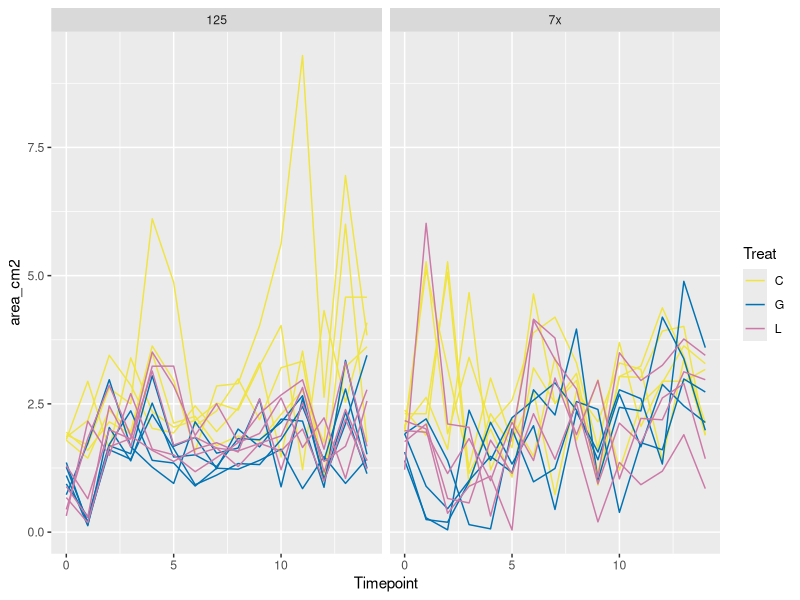
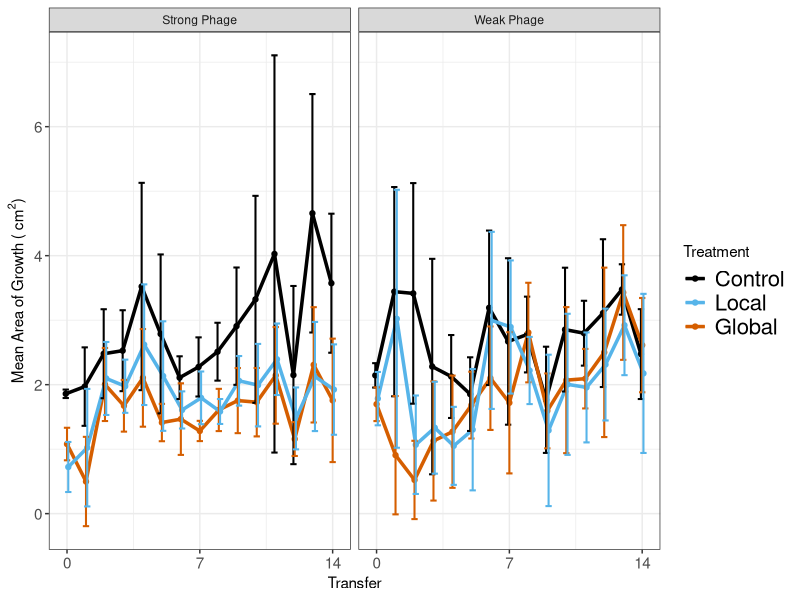
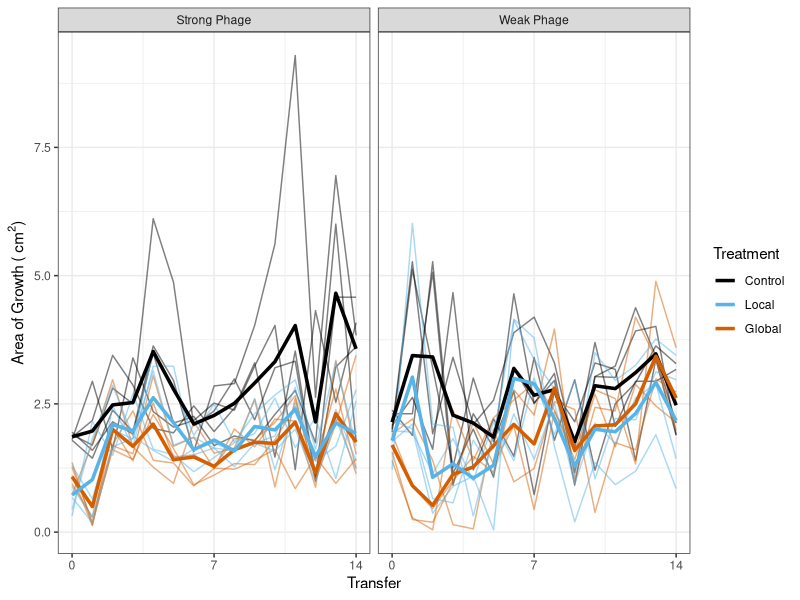
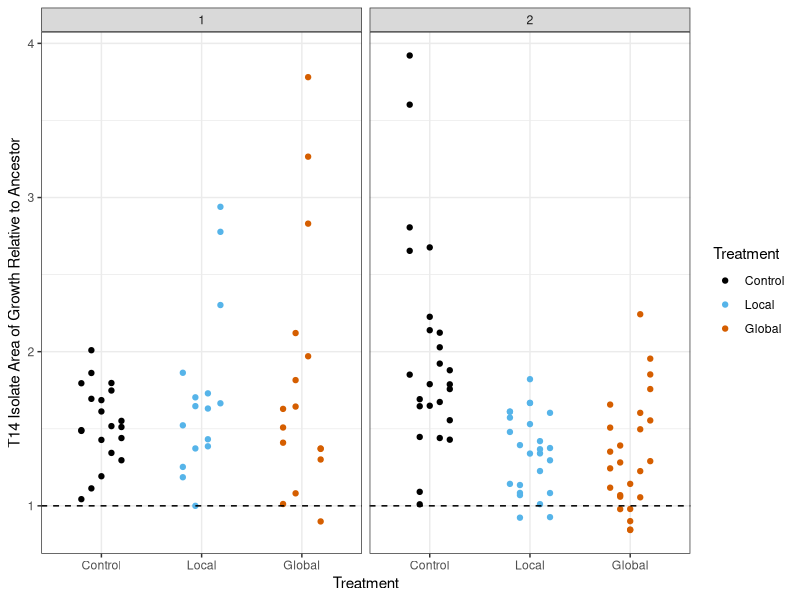
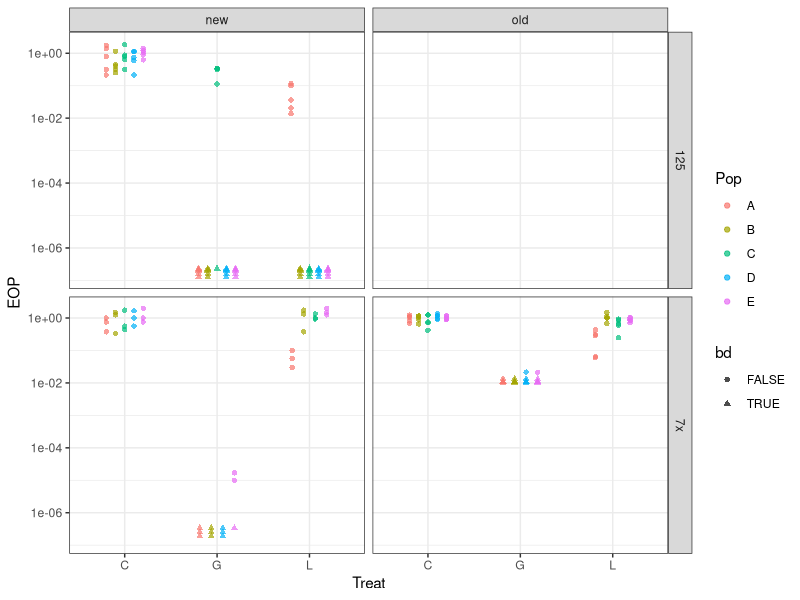
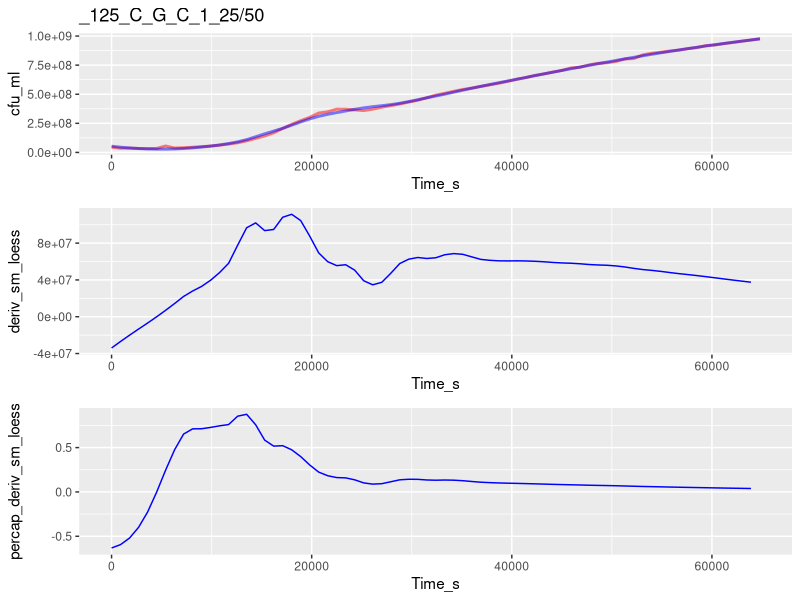
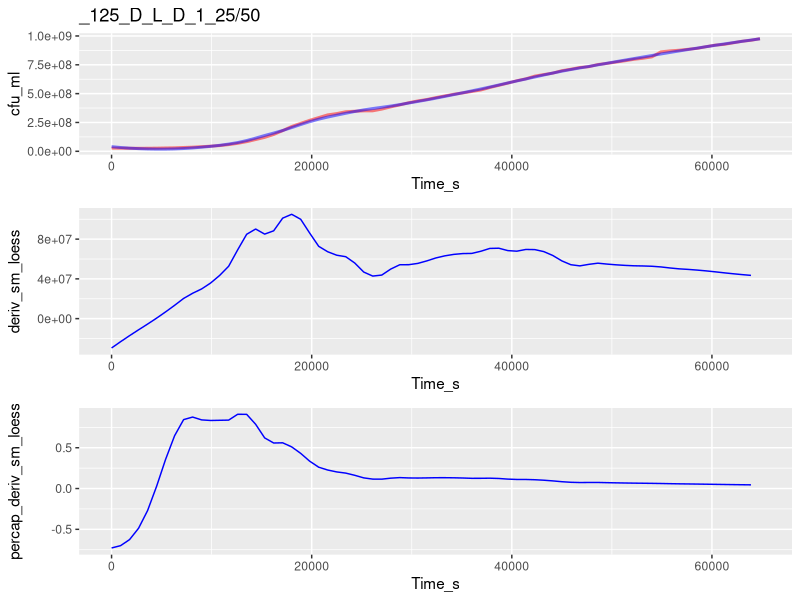
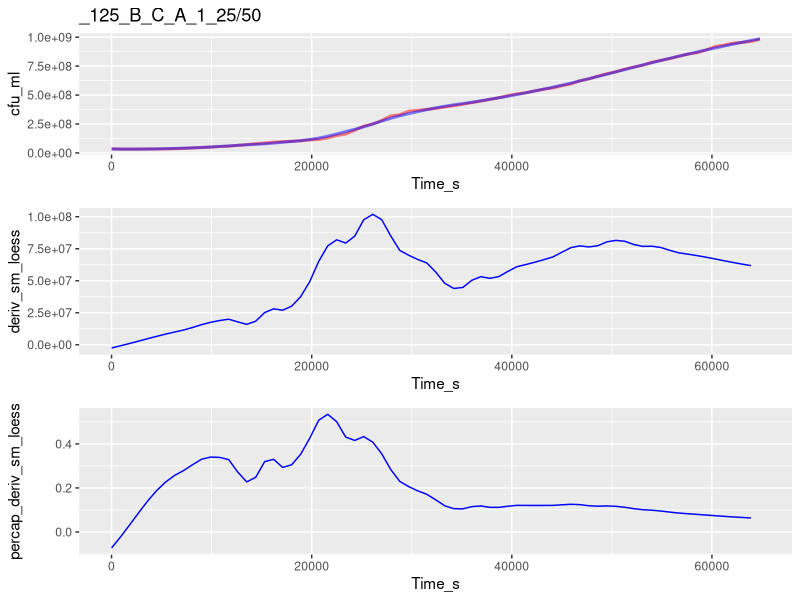

R code for these plots, in order: (Note: this script raises an error after producing the figures.)
##TODO: 
##      migration stats
##      growth curve analysis
##      growth curve stats
##      

library("ggplot2")
library("dplyr")
library("data.table")

#Okabe and Ito 2008 colorblind-safe qualitative color scale
my_cols <- c("#E69F00", "#56B4E9", "#009E73", "#F0E442", "#0072B2",
             "#D55E00", "#CC79A7", "#000000")

#Need to split this into 2 scripts: one to take the messy data
# (e.g. isolate information in underscore formats, etc)
#and get it cleaned up, then output those clean data
#And another to take the clean data & analyze it
#Then put the messy data in one folder and the clean data in another folder
#Along with the separate scripts
#So when it's published, can just tell people to re-run the clean data script

#need to make Rep vs Pop consistent
#redo all analysis using dplyr
#redo analysis using vectorization
#include std curve for spec in this code (it may alread be there???)
#Do a scripted analysis of how much to smoothe gc data (not manually checking)
# #to be done later:
# #define function to get means of rates
# mean_rates <- function(sub_by_list, my_data)
# analyze additional plate scans
#change resistance to be by treat then by pop
#Change growth rate for ancestor to dotted line

##Experimental evolution migration ----
exper_evol_migr <- read.csv("./Clean_Data/Experimental_evolution_growth.csv")

#Drop points after T14
exper_evol_migr <- exper_evol_migr[exper_evol_migr$Timepoint <= 14, ]

#Calculate total area
exper_evol_migr$area_cm2 <- pi*exper_evol_migr$Width_cm/2*exper_evol_migr$Height_cm/2

#Make plot with all pops shown
ggplot(data = exper_evol_migr,
       aes(x = Timepoint, y = area_cm2, group = paste(Treat, Pop),
           color = Treat)) +
  geom_line() +
  scale_color_manual(values = my_cols[c(4, 5, 7)]) +
  facet_grid(~Proj)

#Summarize
exper_evol_migr <- group_by(exper_evol_migr, Proj, Treat, Timepoint)
exper_evol_summ <- summarize(exper_evol_migr,
                             area_mean = mean(area_cm2),
                             area_sd = sd(area_cm2),
                             area_n = n())

#Make plot of summarized data
my_facet_labels <- c("7x" = "Weak Phage", "125" = "Strong Phage")

ggplot(data = exper_evol_summ, aes(x = Timepoint, y = area_mean,
                                   color = Treat)) +
  geom_point(position = position_dodge(0.2)) + 
  geom_line(size = 1.2, position = position_dodge(0.2)) +
  theme_bw() +
  theme(axis.text.y = element_text(size = 11), axis.text.x = element_text(size = 11),
        legend.text = element_text(size = 16)) +
  facet_grid(~Proj, labeller = labeller(Proj = my_facet_labels)) +
  geom_errorbar(aes(ymax = area_mean+area_sd, ymin = area_mean-area_sd),
                width=1, size = .7, position=position_dodge(0.2)) +
  labs(x = "Transfer", 
       y = expression(paste("Mean Area of Growth ( ", cm^2, ")"))) + 
  scale_color_manual(name = "Treatment", breaks = c("C", "L", "G"),
                  labels = c("Control", "Local", "Global"),
                  values = my_cols[c(8, 2, 6)]) +
  scale_x_continuous(breaks = c(0, 7, 14)) +
  NULL

#Make plot with both summarized and non-summarized data
ggplot(data = exper_evol_migr,
               aes(x = Timepoint, y = area_cm2, group = paste(Treat, Pop),
                   color = Treat)) +
         geom_line(alpha = 0.5) +
         facet_grid(~Proj, labeller = labeller(Proj = my_facet_labels)) +
  theme_bw() +
  geom_line(data = exper_evol_summ,
            aes(x = Timepoint, y = area_mean, color = Treat,
                group = Treat),
            size = 1.2) +
  labs(x = "Transfer", 
       y = expression(paste("Area of Growth ( ", cm^2, ")"))) + 
  scale_color_manual(name = "Treatment", breaks = c("C", "L", "G"),
                     labels = c("Control", "Local", "Global"),
                     values = my_cols[c(8, 2, 6)]) +
  scale_x_continuous(breaks = c(0, 7, 14)) +
  NULL
    

##Isolate migration ----
isol_migration <- read.csv("./Clean_Data/Isolate_migration.csv")

#Calculate total area
isol_migration$area_cm2 <- pi*isol_migration$Width_cm/2*isol_migration$Height_cm/2

#Calculate total area relative to same-day ancestor
ancestors <- isol_migration[isol_migration$Isol == "Anc", ]
isol_migration$relative_area <-
  isol_migration$area_cm2/ancestors$area_cm2[
    match(as.Date(isol_migration$end_timestamp),
          as.Date(ancestors$end_timestamp))]

#Plot data
my_facet_labels <- c("7x" = "Weak Phage", 
                     "125" = "Strong Phage",
                     "C" = "Control", "G" = "Global", "L" = "Local",
                     "A" = "WT")

ggplot(isol_migration[isol_migration$Isol != "Anc", ], 
       aes(x = Treat, y = relative_area, color = Treat,
           group = Pop)) +
  geom_point(position = position_dodge(0.5)) +
  facet_grid(~Proj, labeller = labeller(Proj = my_facet_labels)) +
  theme_bw() + 
  labs(y = "T14 Isolate Area of Growth Relative to Ancestor",
       x = "Treatment") +
  geom_hline(yintercept = 1, lty = 2) +
  scale_x_discrete(limits = c("C", "L", "G"),
                   labels = c("Control", "Local", "Global")) +
  scale_color_manual(name = "Treatment", breaks = c("C", "L", "G"),
                     labels = c("Control", "Local", "Global"),
                     values = my_cols[c(8, 2, 6)]) +
  NULL

## Isolate resistance ----
resis_data <- read.csv("./Clean_Data/Isolate_resistance.csv",
                       stringsAsFactors = F)

#calculate EOP for ea isol
resis_data$EOP <- NA
resis_data$bd <- F
#First Handle below-detection points
my_rows <- which(resis_data$PFU == 0)
resis_data$pfu_ml[my_rows] <- 1*resis_data$dilution[my_rows]
resis_data$bd[my_rows] <- T
#Then calculate all EOPs
for (i in 1:nrow(resis_data)) {
  my_sub <- subset(resis_data, resis_data$Date == resis_data$Date[i])
  resis_data$EOP[i] <- resis_data$pfu_ml[i]/
    mean(my_sub[my_sub$Treat == "Anc",]$pfu_ml)
}

#Add flag for old vs new approach
resis_data$approach <- NA
resis_data$approach[1:70] <- "old"
resis_data$approach[71:nrow(resis_data)] <- "new"

ggplot(resis_data[resis_data$Treat != "Anc", ], 
       aes(x = Treat, y = EOP, color = Pop,
           shape = bd, group = Pop)) +
  facet_grid(Proj~approach) +
  geom_point(position = position_dodge(width = 0.5),
             alpha = 0.7) +
  scale_y_continuous(trans = "log10") +
  theme_bw()

# #For local viewing
# ggplot(resis_data[resis_data$Treat != "A", ], aes(x = Treat, y = 1-EOP)) +
#   scale_x_discrete(name = "Treatment") +
#   ylab("Resistance to Phage") +
#   facet_grid(Proj~Pop, labeller = labeller(Proj = my_facet_labels)) +
#   geom_dotplot(binaxis = "y", stackdir = "center", binwidth = 0.01, 
#                dotsize = 3) +
#   # geom_jitter(width = 0.2, height = 0, size = 2) +
#   theme_bw() + ggtitle("Population") +
#   theme(plot.title = element_text(size = 12, hjust = 0.5), 
#         axis.title = element_text(size = 12),
#         axis.text.x = element_text(color = "black", size = 12)) +
#   geom_hline(yintercept = 0, linetype = "dotted", size = 1.5)
# 
# #For poster
# png("resis_isols.png", width = 14, height = 9, units = "in", res = 300)
# ggplot(resis_data[resis_data$Treat != "A", ], aes(x = Treat, y = 1-EOP)) +
#   scale_x_discrete(name = "Treatment") +
#   ylab("Resistance to Phage") +
#   facet_grid(Proj~Pop, labeller = labeller(Proj = my_facet_labels)) +
#   geom_dotplot(binaxis = "y", stackdir = "center", binwidth = 0.02, 
#                dotsize = 2) +
#   theme_bw() + ggtitle("Population") +
#   theme(plot.title = element_text(size = 24, hjust = 0.5), 
#         axis.title = element_text(size = 24),
#         axis.text = element_text(color = "black", size = 20),
#         strip.text = element_text(size = 24)) +
#   geom_hline(yintercept = 0, linetype = "dotted", size = 1.5)
# dev.off()
# 
# #resistance vs growth
# gc_resis_data <- merge(resis_data, gc_mppti)
# gc_resis_mppt <- group_by(gc_resis_data, Media, Proj, Pop, Treat)
# gc_resis_mppt <- summarize(gc_resis_mppt, avg_eop = mean(EOP),
#                            avg_gr = mean(gr_max_avg))
# 
# #Make plot of all isolates
# ggplot(gc_resis_data, aes(x = 1-EOP, y = gr_max_avg)) +
#   geom_point() + 
#   facet_grid(Media~., labeller = labeller(Media = my_facet_labels)) +
#   geom_smooth(method = "lm") +
#   labs(x = "Resistance", y = "Per Capita Growth Rate (/hour)")
# 
# summary(lm(gr_max_avg~Media*EOP, data = gc_resis_data))
# 
# #Make plot of all pops
# #For local viewing
# ggplot(gc_resis_mppt, aes(x = 1-avg_eop, y = avg_gr)) +
#   geom_point(size = 2, aes(pch = Treat)) + 
#   scale_shape_manual(values = c(3, 15, 16, 17), name = "Treatment",
#                      breaks = c("A", "C", "G", "L"),
#                      labels = c("WT", "Control", "Global", "Local")) +
#   facet_grid(Media~Proj, labeller = labeller(Media = my_facet_labels,
#                                              Proj = my_facet_labels)) +
#   geom_smooth(method = "lm") +
#   labs(x = "Resistance", y = "Average Per Capita Growth Rate (/hour)") +
#   theme_bw()
# 
# #For poster
# png("resis_gc_tradeoff.png", width = 10, height = 7, units = "in",
#     res = 300)
# ggplot(gc_resis_mppt, aes(x = 1-avg_eop, y = avg_gr)) +
#   geom_point(size = 4, aes(pch = Treat)) + 
#   scale_shape_manual(values = c(3, 15, 16, 17), name = "Treatment",
#                      breaks = c("A", "C", "G", "L"),
#                      labels = c("WT", "Control", "Global", "Local")) +
#   facet_grid(Proj~Media, labeller = labeller(Media = my_facet_labels,
#                                              Proj = my_facet_labels)) +
#   geom_smooth(method = "lm", se = F) +
#   labs(x = "Resistance", y = "Average Maximum Per Capita Growth Rate (/hr)") +
#   theme_bw() +
#   theme(axis.text = element_text(size = 16),
#         strip.text = element_text(size = 20),
#         axis.title = element_text(size = 20),
#         legend.title = element_text(size = 20),
#         legend.text = element_text(size = 16))
# dev.off()
# 
# summary(lm(avg_gr~avg_eop*Media, data = gc_resis_mppt))
# 


##Isolate growth curves ----

#Read data
gc_data <- read.csv("./Clean_Data/Isolate_growth_curves.csv",
                    header = T, stringsAsFactors = F)

#Make unique well identifiers
gc_data$uniq_well <- paste(gc_data$Date,
                           gc_data$Proj,
                           gc_data$Pop,
                           gc_data$Treat,
                           gc_data$Isol,
                           gc_data$Rep_Well,
                           gc_data$Media,
                           sep = "_")

#reorder
gc_data <- gc_data[order(gc_data$uniq_well, gc_data$Time_s), ]

#Define function that calculates derivatives
calc_deriv <- function(density, percapita = FALSE,
                          subset_by = NULL, time = NULL,
                          time_normalize = NULL) {
  #Note! density values must be sorted sequentially into their unique sets already
  
  #Provided a vector of density values, this function returns (by default) the
  # difference between sequential values
  #if percapita = TRUE, the differences of density are divided by density
  #if subset_by is provided, it should be a vector (same length as density),
  # the unique values of which will separate calculations
  #if time_normalize is specified, time should be provided as a simple 
  # numeric (e.g. number of seconds) in some unit
  #Then the difference will be normalized for the time_normalize value
  #(e.g. if time is provided in seconds and the difference per hour is wanted,
  # time_normalize should = 3600)
  
  #Check inputs
  if (!is.numeric(time)) {
    stop("time is not numeric")
  }
  if (!is.null(time_normalize)) {
    if (!is.numeric(time_normalize)) {
      stop("time_normalize is not numeric")
    } else if (is.null(time)) {
      stop("time_normalize is specified, but time is not provided")
    }
  }
  
  #Calc derivative
  ans <- c(density[2:length(density)]-density[1:(length(density)-1)])
  #Percapita (if specified)
  if (percapita) {
    ans <- ans/density[1:(length(density)-1)]
  }
  #Time normalize (if specified)
  if (!is.null(time_normalize)) {
    ans <- ans/
      (c(time[2:length(time)]-time[1:(length(time)-1)])/time_normalize)
  }
  #Subset by (if specified)
  if (!is.null(subset_by)) {
    ans[subset_by[2:length(subset_by)] != subset_by[1:(length(subset_by)-1)]] <- NA
  }
  return(c(ans, NA))
}

#Smooth data
gc_data$sm_loess <- NA
for (my_well in unique(gc_data$uniq_well)) {
  my_rows <- which(gc_data$uniq_well == my_well)
  #Smooth with loess
  gc_data$sm_loess[my_rows] <- loess(cfu_ml ~ Time_s, span = 0.4,
                                             data = gc_data[my_rows, ])$fitted
}

#Calculate growth per hour from loess curve
gc_data$deriv_sm_loess <- calc_deriv(gc_data$sm_loess,
                                     subset_by = gc_data$uniq_well,
                                     time = gc_data$Time_s,
                                     time_normalize = 3600)

#Calculate per capita growth per hour from loess curve
gc_data$percap_deriv_sm_loess <- calc_deriv(gc_data$sm_loess,
                                            percapita = TRUE,
                                            subset_by = gc_data$uniq_well,
                                            time = gc_data$Time_s,
                                            time_normalize = 3600)
  

#Calculate per capita growth per hour from original curve
# (for visual comparison)
# gc_data$percap_deriv_cfu <- calc_deriv(gc_data$cfu_ml,
#                                        percapita = TRUE,
#                                        subset_by = gc_data$uniq_well,
#                                        time = gc_data$Time_s,
#                                        time_normalize = 3600)

#View samples of original & smoothed curves
# as well as derivatives (per cap & not) of both orig and smoothed curves
for (my_well in sample(unique(gc_data$uniq_well), 3)) {
  my_rows <- which(gc_data$uniq_well == my_well)
  
  print(cowplot::plot_grid(
    ggplot(data = gc_data[my_rows, ],
           aes(x = Time_s, y = cfu_ml)) +
      geom_line(color = "red", lwd = 1, alpha = 0.5) +
      geom_line(aes(x = Time_s, y = sm_loess),
                color = "blue", lwd = 1, alpha = 0.5) +
      ggtitle(gc_data[my_rows[1], "uniq_well"]) +
      #geom_hline(yintercept = 383404890) +
      NULL,
    ggplot(data = gc_data[my_rows, ],
           aes(x = Time_s, y = deriv_sm_loess)) +
      geom_line(color = "blue") +
      NULL,
    ggplot(data = gc_data[my_rows, ],
           aes(x = Time_s, y = percap_deriv_sm_loess)) +
      geom_line(color = "blue") +
      # geom_line(aes(x = Time_s, y = percap_deriv_cfu),
      #           color = "red") +
      NULL,
    ncol = 1, align = "v"))
}

find_local_extrema <- function(values, 
                               return_maxima = TRUE,
                               return_minima = TRUE,
                               width_limit = NULL,
                               height_limit = NULL,
                               remove_endpoints = TRUE,
                               na.rm = FALSE) {
  #Takes a vector of values and returns a vector of the indices
  # of all local value extrema (by default, returns both maxima and minima)
  # To only return maxima or minima, change return_maxima/return_minima to FALSE

  #width_limit and/or height_limit must be provided
  #Width is how wide the window will be to look for a maxima/minima
  # Narrower width will be more sensitive to narrow local maxima/minima
  # Wider width will be less sensitive to narrow local maxima/minima
  #Height is how high or low a single step is allowed to take
  # e.g. a maxima-finding function will not pass a valley deeper
  # than height_limit
  #Note that this also limits approaches to extrema, so if set too small
  # function may converge on non-peaks
  #If both width_limit and height_limit are provided, steps are limited
  # conservatively (a single step must meet both criteria)
  
  #This function is designed to be compatible with dplyr::group_by and summarize
  
  #Check inputs
  if (!return_maxima & !return_minima) {
    stop("Both return_maxima and return_minima are FALSE, at least one must be TRUE")
  }
  if (is.null(width_limit) & is.null(height_limit)) {
    stop("Either width_limit or height_limit must be provided")
  }
  if (!is.null(width_limit)) {
    if (width_limit%%2 == 0) {
      warning("width_limit must be odd, will use ", width_limit-1, " as width_limit")
      width_limit <- width_limit - 1
    }
  }
  if (is.null(width_limit) & !is.null(height_limit)) {
    warning("height_limit alone tends to be sensitive to height_limit parameter, use with caution")
  }
  if (na.rm == TRUE & sum(is.na(values)) > 0) {
    if (!all(is.na(values[(1+length(values)-sum(is.na(values))):length(values)]))) {
      warning("Removing NAs found within values vector, returned indices will refer to non-NA values")
      print(values)
    }
    values <- values[!is.na(values)]
  } else if(any(is.na(values))) {
    stop("Some provided values are NA and na.rm = FALSE")
  }
  
  #Define sub-function to find limits of the window
  get_window_limits <- function(cnt_pos,
                                width_limit = NULL,
                                height_limit = NULL,
                                looking_for = c("minima", "maxima"),
                                values = NULL) {
    #Check inputs
    if (length(looking_for) > 1) {stop("looking_for must be specified")}
    if (!is.null(height_limit) & is.null(values)) {
        stop("height_limit is specified, but no values are provided")
    }
    if (is.null(width_limit) & is.null(height_limit)) {
      stop("Either width_limit or height_limit must be provided")
    }
    
    #Define window limits
    window_start <- c(NA, NA)
    if (!is.null(width_limit)) { #using width limit
      window_start[1] <- max(c(1, cnt_pos-floor(width_limit/2)))
    }
    if (!is.null(height_limit)) { #using height limig
      #For startpoint height, we want the latest point that is
      #behind of our current point and
      #either:
      # below current height - height limit
      # or above current height + height limit
      #Then we move one place forward 
      # (so it's the last value w/in height limit)
        window_start[2] <- max(c(1,
                                 1+which(1:length(values) < cnt_pos &
                                         (values >= (values[cnt_pos] + height_limit) |
                                            values <= (values[cnt_pos] - height_limit)))))
        #Make sure we're going at least 1 point backwards
        if(window_start[2] >= cnt_pos) {window_start[2] <- cnt_pos-1}
    }
    window_end <- c(NA, NA)
    if (!is.null(width_limit)) { #using width limit
      window_end[1] <- min(c(length(values), cnt_pos+floor(width_limit/2)))
    }
    if (!is.null(height_limit)) { #using height limit
        #For endpoint height, we want the earliest point that is
        #forward of our current point and
        #either:
        # below current height - height limit
        # or above current height + height limit
        #Then we move one place back 
        # (so it's the last value w/in height limit)
        window_end[2] <- min(c(length(values),
                               -1+which(1:length(values) > cnt_pos & #not backwards
                                    (values <= (values[cnt_pos] - height_limit) |
                                      values >= (values[cnt_pos] + height_limit)))))
        #Make sure we're going at least one point forwards
        if (window_end[2] <= cnt_pos) {window_end[2] <- cnt_pos+1}
    }
    return(c(max(window_start, na.rm = T), min(window_end, na.rm = T)))
  }
  
  find_next_extrema <- function(cnt_pos, values,
                        width_limit = NULL,
                        height_limit = NULL,
                        looking_for = c("minima", "maxima")) {
    if (cnt_pos == length(values)) {best_pos <- cnt_pos-1
    } else {best_pos <- cnt_pos+1}
    
    #Save the starting position so we never go backwards
    start_pos <- cnt_pos
    
    ##Looking for next maxima
    if(looking_for == "maxima") {
      while (cnt_pos != best_pos) {
        #Move the previous best pointer to current pointer location
        best_pos <- cnt_pos
        #Get next window limits
        window_lims <- get_window_limits(cnt_pos = cnt_pos,
                                         width_limit = width_limit,
                                         height_limit = height_limit,
                                         looking_for = "maxima",
                                         values = values)
        #Make sure we're not going backwards
        window_lims <- c(max(start_pos, window_lims[1]),
                         max(start_pos, window_lims[2]))
        #Then move current pointer to highest point within window
        # (making sure not to check non-integer indices, or indices below 1 or
        #  higher than the length of the vector)
        cnt_pos <- window_lims[1]-1+which.max(values[window_lims[1]:window_lims[2]])
      }
    ##Looking for next minima
    } else if (looking_for == "minima") {
      while (cnt_pos != best_pos) {
        #Move the previous best pointer to current pointer location
        best_pos <- cnt_pos
        #Get next window limits
        window_lims <- get_window_limits(cnt_pos = cnt_pos,
                                         width_limit = width_limit,
                                         height_limit = height_limit,
                                         looking_for = "minima",
                                         values = values)
        #Make sure we're not going backwards
        window_lims <- c(max(start_pos, window_lims[1]),
                         max(start_pos, window_lims[2]))
        #Then move current pointer to lowest point within window
        # (making sure not to check non-integer indices, or indices below 1 or
        #  higher than the length of the vector)
        cnt_pos <- window_lims[1]-1+which.min(values[window_lims[1]:window_lims[2]])
      }
    }
    return(best_pos)
  }
  
  cnt_pos <- 1
  ##Find first maxima
  maxima_list <- c(find_next_extrema(cnt_pos, values,
                                     width_limit = width_limit,
                                     height_limit = height_limit,
                                     looking_for = "maxima"))
  ##Find first minima
  minima_list <- c(find_next_extrema(cnt_pos, values,
                                     width_limit = width_limit,
                                     height_limit = height_limit,
                                     looking_for = "minima"))
  
  ##Check for next extrema until...
  while (TRUE) {
    #we're finding repeats
    if (any(duplicated(c(minima_list, maxima_list)))) {break}
    #or we hit the end of the values
    if (length(values) %in% c(maxima_list, minima_list)) {
      break
    }
    #Since maxima & minima must alternate, always start with furthest one 
    # we've found so far
    cnt_pos <- max(c(minima_list, maxima_list))
    #we're looking for a maxima next
    if (cnt_pos %in% minima_list) {
      maxima_list <- c(maxima_list,
                       find_next_extrema(cnt_pos, values,
                                         width_limit = width_limit,
                                         height_limit = height_limit,
                                         looking_for = "maxima"))
      #we're looking for a minima next
    } else if (cnt_pos %in% maxima_list) {
      minima_list <- c(minima_list,
                       find_next_extrema(cnt_pos, values,
                                         width_limit = width_limit,
                                         height_limit = height_limit,
                                         looking_for = "minima"))
    }
  }
  
  #Combine maxima & minima values & remove duplicates
  output <- c()
  if (return_maxima) {output <- c(output, maxima_list)}
  if (return_minima) {output <- c(output, minima_list)}
  #If remove endpoints is true, remove first or last values from return
  if (remove_endpoints) {
    if (1 %in% output) {output <- output[-which(output == 1)]}
    if (length(values) %in% output) {
      output <- output[-which(output == length(values))]}
  }
  #Remove duplicates
  output <- unique(output)
  #Order
  output <- output[order(output)]
  
  return(output)
}

#Group data by unique wells
gc_data <- group_by(gc_data, Date, Proj, Pop, Treat, Isol, Rep_Well, Media,
                    uniq_well)

# at max percap growth rate, find:
#     per capita growth rate (r)
#     density
#     time since some low density (lag time)
# at first local minima of non-percap growth rate after max growth rate 
#   (pseudo carrying capacity)
#   at pseudo K, find:
#     density (carrying capacity)
#     time since max percap growth rate
#     time since low density

#Define the window widths (sensitivity) for local extrema search
first_min_time <- 7200
max_percap_time <- 21600
max_gr_rate_time <- 10800
pseudo_K_time <- 7200

#Summarize data
gc_summarized <- summarize(gc_data,
  #Find the first minima in total density
   first_min_index = find_local_extrema(sm_loess,
                                        return_maxima = FALSE,
                                        width_limit = (first_min_time/
                                                         (Time_s[2]-Time_s[1])) + 1,
                                        na.rm = T,
                                        remove_endpoints = FALSE)[1],
   first_min = sm_loess[first_min_index],
   first_min_time = Time_s[first_min_index],
  #find peaks in per capita growth rate
  # but for one well we need a different criteria (see end)
  max_percap_index = ifelse(all(uniq_well != "2017-E_7x_B_C_E_1_50"),
    #first find all peaks
   find_local_extrema(percap_deriv_sm_loess,
                                        return_minima = FALSE,
                                        width_limit = (max_percap_time/
                                                         (Time_s[2]-Time_s[1])) + 1,
                                        na.rm = T,
                                        remove_endpoints = F)[
     #But save/use the first one that follows the minimum density
     match(TRUE, find_local_extrema(percap_deriv_sm_loess,
                                    return_minima = FALSE,
                                    width_limit = (max_percap_time/
                                                     (Time_s[2]-Time_s[1])) + 1,
                                    na.rm = T,
                                    remove_endpoints = F) >= first_min_index)],
   #if we're in that one well, use the second peak
  find_local_extrema(percap_deriv_sm_loess,
                                        return_minima = FALSE,
                                        width_limit = (max_percap_time/
                                                         (Time_s[2]-Time_s[1])) + 1,
                                        na.rm = T,
                                        remove_endpoints = F)[2]),
  max_percap_gr_rate = percap_deriv_sm_loess[max_percap_index],
  max_percap_gr_rate_time = Time_s[max_percap_index],
  max_percap_gr_rate_dens = sm_loess[max_percap_index],
  max_percap_gr_rate_timesincemin = max_percap_gr_rate_time - first_min_time,
  #find the first peak in total growth rate (slope of total density)
  max_grow_rate_index = find_local_extrema(deriv_sm_loess,
                                           return_minima = FALSE,
                                           width_limit = (max_gr_rate_time/
                                                            (Time_s[2]-Time_s[1])) + 1,
                                           na.rm = T,
                                           remove_endpoints = F)[1],
  #find the local minimas in total grow rate (slope of total density)
  # (which is the point when the diauxic shift occurs
  # but for one well we need a different criteria (see end)
  pseudo_K_index = ifelse(all(uniq_well != "2017-E_7x_B_C_E_1_50"),
    find_local_extrema(deriv_sm_loess,
                                      return_maxima = FALSE,
                                      width_limit = (pseudo_K_time/
                                                       (Time_s[2]-Time_s[1])) + 1,
                                      na.rm = T,
                       remove_endpoints = F)[
      #use the first one that follows the first peak in total gr rate
      # (note endpoints will be included, so when no local minima exists
      # the endpoint will simply be used
    match(TRUE, find_local_extrema(deriv_sm_loess,
                                      return_maxima = FALSE,
                                      width_limit = (pseudo_K_time/
                                                       (Time_s[2]-Time_s[1])) + 1,
                                      na.rm = T,
                                   remove_endpoints = F) > max_grow_rate_index)],
    #if we're in that one well, use the third minima
    find_local_extrema(deriv_sm_loess,
                       return_maxima = FALSE,
                       width_limit = (pseudo_K_time/
                                        (Time_s[2]-Time_s[1])) + 1,
                       na.rm = T,
                       remove_endpoints = F)[3]),
  pseudo_K = sm_loess[pseudo_K_index],
  pseudo_K_time = Time_s[pseudo_K_index],
  pseudo_K_deriv = deriv_sm_loess[pseudo_K_index],
  pseudo_K_timesincemin = pseudo_K_time - first_min_time,
  pseudo_K_timesince_maxpercap = pseudo_K_time - max_percap_gr_rate_time
)

#Change to data frame for cleanliness
gc_summarized <- as.data.frame(gc_summarized)

#Make output plots for problematic wells
if (F) {
  wells_check <- c("2017-B_7x_C_L_B_1_50", #isn't working
                   "2017-A_7x_Anc_Anc_Anc_1_50",
                   "2017-A_7x_B_L_A_1_100",
                   "2017-B_7x_C_L_B_1_50",
                   "2017-C_7x_B_C_C_1_100",
                   "2017-C_7x_B_C_C_2_100",
                   "2017-C_7x_C_C_C_1_50",
                   "2017-C_7x_C_L_C_2_100",
                   "2017-C_7x_D_G_C_1_50",
                   "2017-C_7x_D_G_C_1_100",
                   "2017-C_7x_D_G_C_2_50",
                   "2017-C_7x_D_G_C_2_100",
                   "2017-C_7x_E_G_C_1_100",
                   "2017-C_7x_E_G_C_2_100",
                   "2017-E_7x_B_C_E_1_50",
                   "2017-E_7x_C_C_E_1_100",
                   "2017-E_7x_C_C_E_2_100",
                   "2019-09-10_125_B_C_A_1_25-50",
                   "2019-09-10_125_B_C_A_2_25-50",
                   "2019-09-10_125_B_G_A_1_25-50",
                   "2019-09-12_125_B_C_D_1_25-50",
                   "2019-09-12_125_B_C_D_2_25-50",
                   "2019-09-12_125_B_G_D_1_25-50",
                   "2019-09-12_125_D_L_D_1_50-100",
                   "2019-09-12_125_D_L_D_2_50-100",
                   "2019-09-13_125_B_C_E_1_50-100",
                   "2019-09-13_125_B_C_E_2_25-50",
                   "2019-09-13_125_C_C_E_1_50-100",
                   "2019-09-13_125_D_L_E_1_50-100"
  )
  for (my_well in wells_check) {
    tiff(filename = paste("./Challenging_growth_curve_plots/", my_well, ".tiff", sep = ""),
         width = 5, height = 10, units = "in", res = 300)
    my_rows <- which(gc_data$uniq_well == my_well)
    print(cowplot::plot_grid(
      ggplot(data = gc_data[my_rows, ],
             aes(x = Time_s, y = cfu_ml)) +
        geom_line(color = "red", lwd = 1, alpha = 0.5) +
        geom_line(aes(x = Time_s, y = sm_loess),
                  color = "blue", lwd = 1, alpha = 0.5) +
        ggtitle(gc_data[my_rows[1], "uniq_well"]) +
        #Add point for first minima
        geom_point(data = gc_summarized[gc_summarized$uniq_well == my_well, ],
                   aes(x = first_min_time, y = first_min),
                   color = "green", size = 3) +
        NULL,
      ggplot(data = gc_data[my_rows, ],
             aes(x = Time_s, y = deriv_sm_loess)) +
        geom_line(color = "blue") +
        #Add point for pseudo K
        geom_point(data = gc_summarized[gc_summarized$uniq_well == my_well, ],
                   aes(x = pseudo_K_time, y = pseudo_K_deriv),
                   color = "green", size = 3) +
        #Add point for pseudo K2
        # geom_point(data = gc_summarized[gc_summarized$uniq_well == my_well, ],
        #            aes(x = pseudo_K_time2, y = pseudo_K_deriv2),
        #            color = "dark green", size = 2) +
        NULL,
      ggplot(data = gc_data[my_rows, ],
             aes(x = Time_s, y = percap_deriv_sm_loess)) +
        geom_line(color = "blue") +
        #Add point for max growth rate
        geom_point(data = gc_summarized[gc_summarized$uniq_well == my_well, ],
                   aes(x = max_percap_gr_rate_time, y = max_percap_gr_rate),
                   color = "green", size = 3) +
        NULL,
      ncol = 1, align = "v"))
    dev.off()
  }
}

#Make output plots for all wells
if (FALSE) {
  for (my_well in unique(gc_data$uniq_well)) {
    tiff(filename = paste("./Growth_curve_plots/", my_well, ".tiff", sep = ""),
         width = 5, height = 10, units = "in", res = 300)
    my_rows <- which(gc_data$uniq_well == my_well)
    print(cowplot::plot_grid(
      ggplot(data = gc_data[my_rows, ],
             aes(x = Time_s, y = cfu_ml)) +
        geom_line(color = "red", lwd = 1, alpha = 0.5) +
        geom_line(aes(x = Time_s, y = sm_loess),
                  color = "blue", lwd = 1, alpha = 0.5) +
        ggtitle(gc_data[my_rows[1], "uniq_well"]) +
        #Add point for first minima
        geom_point(data = gc_summarized[gc_summarized$uniq_well == my_well, ],
                   aes(x = first_min_time, y = first_min),
                   color = "green", size = 3) +
        NULL,
      ggplot(data = gc_data[my_rows, ],
             aes(x = Time_s, y = deriv_sm_loess)) +
        geom_line(color = "blue") +
        #Add point for pseudo K
        geom_point(data = gc_summarized[gc_summarized$uniq_well == my_well, ],
                   aes(x = pseudo_K_time, y = pseudo_K_deriv),
                   color = "green", size = 3) +
        NULL,
      ggplot(data = gc_data[my_rows, ],
             aes(x = Time_s, y = percap_deriv_sm_loess)) +
        geom_line(color = "blue") +
        #Add point for max growth rate
        geom_point(data = gc_summarized[gc_summarized$uniq_well == my_well, ],
                   aes(x = max_percap_gr_rate_time, y = max_percap_gr_rate),
                   color = "green", size = 3) +
        NULL,
      ncol = 1, align = "v"))
    dev.off()
  }
}

#Combine replicate wells then run PCA ----

#Summarize replicate wells
gc_summarized <- group_by(gc_summarized, Date, Proj, Pop, Treat,
                          Isol, Media)
gc_sum_noreps <- summarize(gc_summarized,
                           n = n(),
                           first_min_avg = mean(first_min),
                           first_min_sd = sd(first_min),
                           first_min_time_avg = mean(first_min_time),
                           first_min_time_sd = sd(first_min_time),
                           max_percap_gr_rate_avg = mean(max_percap_gr_rate),
                           max_percap_gr_rate_sd = sd(max_percap_gr_rate),
                           max_percap_gr_rate_time_avg = mean(max_percap_gr_rate_time),
                           max_percap_gr_rate_time_sd = sd(max_percap_gr_rate_time),
                           max_percap_gr_rate_dens_avg = mean(max_percap_gr_rate_dens),
                           max_percap_gr_rate_dens_sd = sd(max_percap_gr_rate_dens),
                           max_percap_gr_rate_timesincemin_avg = mean(max_percap_gr_rate_timesincemin),
                           max_percap_gr_rate_timesincemin_sd = sd(max_percap_gr_rate_timesincemin),
                           pseudo_K_avg = mean(pseudo_K),
                           pseudo_K_sd = sd(pseudo_K),
                           pseudo_K_time_avg = mean(pseudo_K_time),
                           pseudo_K_time_sd = sd(pseudo_K_time),
                           pseudo_K_timesincemin_avg = mean(pseudo_K_timesincemin),
                           pseudo_K_timesincemin_sd = sd(pseudo_K_timesincemin),
                           pseudo_K_timesince_maxpercap_avg = mean(pseudo_K_timesince_maxpercap),
                           pseudo_K_timesince_maxpercap_sd = sd(pseudo_K_timesince_maxpercap)
)
gc_sum_noreps <- as.data.frame(gc_sum_noreps)

#Take a look at the standard deviations between replicate wells
if (F) {
  for (var in c("first_min_", "first_min_time_", 
                "max_percap_gr_rate_", "max_percap_gr_rate_time_", 
                "max_percap_gr_rate_dens_", 
                "max_percap_gr_rate_timesincemin_",
                "pseudo_K_", "pseudo_K_time_", 
                "pseudo_K_timesincemin_", 
                "pseudo_K_timesince_maxpercap_")) {
    my_sd <- gc_sum_noreps[, paste(var, "sd", sep = "")]
    my_avg <- mean(gc_sum_noreps[, paste(var, "avg", sep = "")])
    hist(my_sd, main = var, 
         xlim = c(min(my_sd, my_avg, na.rm = T), max(my_sd, my_avg, na.rm = T)))
    abline(v = my_avg, col = "red", lwd = 2)
  }
}
if (F) {
  for (var in c("first_min_", "first_min_time_", 
                "max_percap_gr_rate_", "max_percap_gr_rate_time_", 
                "max_percap_gr_rate_dens_", 
                "max_percap_gr_rate_timesincemin_",
                "pseudo_K_", "pseudo_K_time_", 
                "pseudo_K_timesincemin_", 
                "pseudo_K_timesince_maxpercap_")) {
    my_sd <- gc_sum_noreps[, paste(var, "sd", sep = "")]
    my_avg <- gc_sum_noreps[, paste(var, "avg", sep = "")]
    hist(my_sd/my_avg, main = var, xlim = c(0, max(my_sd/my_avg, 1, na.rm = T)))
    abline(v = 1, col = "red", lwd = 2)
  }
}

#Generally, sd's between reps are small relative to the values themselves

#Cast measurements in different medias
# into different columns
gc_sum_noreps$Media[gc_sum_noreps$Media == "50"] <- "Orig"
gc_sum_noreps$Media[gc_sum_noreps$Media == "100"] <- "Rich"
gc_sum_noreps$Media[gc_sum_noreps$Media == "25-50"] <- "Orig"
gc_sum_noreps$Media[gc_sum_noreps$Media == "50-100"] <- "Rich"

gc_sum_noreps <- as.data.table(gc_sum_noreps)
gc_sum_noreps_wide <- data.table::dcast(gc_sum_noreps,
                           Date+Proj+Pop+Treat+Isol ~ Media,
                           value.var = c("first_min_avg", 
                                         "first_min_time_avg", 
                                         "max_percap_gr_rate_avg", 
                                         "max_percap_gr_rate_time_avg", 
                                         "max_percap_gr_rate_dens_avg", 
                                         "max_percap_gr_rate_timesincemin_avg", 
                                         "pseudo_K_avg", 
                                         "pseudo_K_time_avg", 
                                         "pseudo_K_timesincemin_avg", 
                                         "pseudo_K_timesince_maxpercap_avg"))
gc_sum_noreps_wide <- as.data.frame(gc_sum_noreps_wide)

#Check for univariate normality
if (F) {
  for (proj in unique(gc_sum_noreps_wide$Proj)) {
    for (var in c("first_min_avg_Orig", 
                  #"first_min_time_avg_Orig",
                  "max_percap_gr_rate_avg_Orig",
                  #"max_percap_gr_rate_time_avg_Orig",
                  "max_percap_gr_rate_dens_avg_Orig",
                  "max_percap_gr_rate_timesincemin_avg_Orig",
                  "pseudo_K_avg_Orig",
                  #"pseudo_K_time_avg_Orig",
                  "pseudo_K_timesincemin_avg_Orig",
                  #"pseudo_K_timesince_maxpercap_avg_Orig",
                  "first_min_avg_Rich",
                  #"first_min_time_avg_Rich",
                  "max_percap_gr_rate_avg_Rich",
                  #"max_percap_gr_rate_time_avg_Rich",
                  "max_percap_gr_rate_dens_avg_Rich",
                  "max_percap_gr_rate_timesincemin_avg_Rich",
                  "pseudo_K_avg_Rich",
                  #"pseudo_K_time_avg_Rich",
                  "pseudo_K_timesincemin_avg_Rich"
                  #"pseudo_K_timesince_maxpercap_avg_Rich"
                  )) {
      hist(as.numeric(gc_sum_noreps_wide[gc_sum_noreps_wide$Proj == proj, var]), 
           main = paste(proj, var))
      qqnorm(as.numeric(gc_sum_noreps_wide[gc_sum_noreps_wide$Proj == proj, var]), 
             main = paste(proj, var))
    }
  }
}

#TODO here

gc_sum_noreps$first_min_avg_log10 <- 
  log10(gc_sum_noreps$first_min_avg)
gc_sum_noreps$pseudo_K_avg_log10 <- 
  log10(gc_sum_noreps$pseudo_K_avg)
gc_sum_noreps$max_percap_gr_rate_dens_avg_log10 <-
  log10(gc_sum_noreps$max_percap_gr_rate_dens_avg)

if (F) {
  for (var in c("first_min_avg_log10",
                "pseudo_K_avg_log10",
                "max_percap_gr_rate_dens_avg_log10")) {
    hist(as.numeric(gc_sum_noreps[, var]), main = var)
    qqnorm(as.numeric(gc_sum_noreps[, var]), main = var)
  }
}

#Now they look much better!

#Check for multivariate normality

#Define function to make chi-square quantile plots 
# to test for multivariate normality of data or residuals
# (credit to Jonathan Reuning-Scherer)
CSQPlot<-function(vars,label="Chi-Square Quantile Plot"){
  #usually, vars is xxx$residuals or data from one group and label is for plot
  x<-cov(scale(vars),use="pairwise.complete.obs")
  squares<-sort(diag(as.matrix(scale(vars))%*%solve(x)%*%as.matrix(t(scale(vars)))))
  quantiles<-quantile(squares)
  hspr<-quantiles[4]-quantiles[2]
  cumprob<-c(1:length(vars[,1]))/length(vars[,1])-1/(2*length(vars[,1]))
  degf<-dim(x)[1]
  quants<-qchisq(cumprob,df=degf)
  gval<-(quants**(-1+degf/2))/(exp(quants/2)*gamma(degf/2)*(sqrt(2)**degf))
  scale<-hspr / (qchisq(.75,degf)-qchisq(.25,degf))
  se<-(scale/gval)*sqrt(cumprob*(1-cumprob)/length(squares))
  lower<-quants-2*se
  upper<-quants+2*se
  
  plot(quants,squares,col='red',pch=19,cex=1.2,xlab="Chi-Square Quantiles",
       ylab=label,main=paste("Chi-Square Quantiles for",label),ylim=range(upper,lower, squares) , xlim=range(c(0,quants)))
  lines(c(0,100),c(0,100),col=1)
  lines(quants,upper,col="blue",lty=2,lwd=2)
  lines(quants,lower,col="blue",lty=2,lwd=2)
  legend(0,range(upper,lower)[2]*.9,c("Data","95% Conf Limits"),lty=c(0,2),col=c("red","blue"),lwd=c(2,2),
         pch=c(19,NA))
}


CSQPlot(gc_sum_noreps[, c("first_min_avg_log10", 
                          #"first_min_time_avg", 
                          "max_percap_gr_rate_avg", 
                          #"max_percap_gr_rate_time_avg", 
                          "max_percap_gr_rate_dens_avg_log10", 
                          "max_percap_gr_rate_timesincemin_avg",
                          "pseudo_K_avg_log10", 
                          #"pseudo_K_time_avg", 
                          "pseudo_K_timesincemin_avg"
                          #"pseudo_K_timesince_maxpercap_avg"
                          )])
#Our data is still highly non-multivariate normal

#Get principal components
gc_noreps_prin_comp <- princomp(gc_sum_noreps[, c("first_min_avg_log10", 
                                                  #"first_min_time_avg", 
                                                  "max_percap_gr_rate_avg", 
                                                  #"max_percap_gr_rate_time_avg", 
                                                  "max_percap_gr_rate_dens_avg_log10", 
                                                  "max_percap_gr_rate_timesincemin_avg",
                                                  "pseudo_K_avg_log10", 
                                                  #"pseudo_K_time_avg", 
                                                  "pseudo_K_timesincemin_avg"
                                                  #"pseudo_K_timesince_maxpercap_avg"
                                              )],
                                cor = T,
                                scores = T)

#Print summary
print(summary(gc_noreps_prin_comp), digits = 2)
#PC1 - 40% of variance, PC2 is 30%

#From screeplot, keep PC's 1, 2 & 3?
screeplot(gc_noreps_prin_comp, type = "lines", main = "Movie PCA Scree Plot")

#Check loadings of Principal components
print(gc_noreps_prin_comp$loadings, digits = 2, cutoff = 0)

#PC1 - the 3 densities (first min, dens as max percap, pseudo K)
#PC2 - max percap gr rate vs max percap gr rate time since min
#   (with pseudo K in same direction as max percap gr rate)
#   AKA the faster you grow the higher your pseudo K and less time
#    from min to max gr rate and from min to pseudo K
#PC3 - pseudo K time since min

gc_sum_noreps <- cbind(gc_sum_noreps, gc_noreps_prin_comp$scores)

ggplot(data = gc_sum_noreps,
       aes(x = Comp.1, y = Comp.2, color = Treat, shape = Proj)) +
  geom_point() +
  facet_wrap(~Media)

ggplot(data = gc_sum_noreps,
       aes(x = Comp.1, y = Comp.3, color = Treat, shape = Proj)) +
  geom_point() +
  facet_wrap(~Media)

ggplot(data = gc_sum_noreps,
       aes(x = Comp.2, y = Comp.3, color = Treat, shape = Proj)) +
  geom_point() +
  facet_wrap(~Media)




#Making percap growth rate plots
my_facet_labels <- c("100" = "Rich Environment", 
                     "50" = "Adapted Environment",
                     "C" = "Control", "G" = "Global", "L" = "Local",
                     "A" = "WT", "1" = "Weak Phage", "2" = "Strong Phage")

#plot of all isols
gc_mppti$Media <- factor(gc_mppti$Media, levels = c(50, 100))
ggplot(gc_mppti, aes(x = Treat, y = gr_max_avg)) + 
  geom_jitter(width = 0.1, height = 0, size = 2) + 
  facet_grid(Media ~ Pop, labeller = labeller(Media = my_facet_labels)) +
  labs(x = "Treatment", y = "Per Capita Growth Rate (/hour)") +
  theme(axis.text.x = element_text(size = 11), 
        axis.text.y = element_text(size = 11)) +
  theme_bw()

#plot of all pops
gc_mppt$Media <- factor(gc_mppt$Media, levels = c(50, 100))

#For local viewing
ggplot(gc_mppt, aes(x = Treat, y = avg_isols), 
       labeller = labeller(Treat = my_facet_labels)) + 
  geom_point(pch = 1, size = 3) +
  facet_grid(Proj~Media, 
             labeller = labeller(Media = my_facet_labels, Proj = my_facet_labels)) + 
  labs(x = "Treatment", y = "Maximum Per Capita Growth Rate (/hour)") + theme_bw() + 
  scale_x_discrete(labels = c("Ancestor", "Control", "Global", "Local"))

#For poster
png(filename = "growth_rate_pops.png", width = 10, height = 7,
    units = "in", res = 300)
ggplot(gc_mppt, aes(x = Treat, y = avg_isols), 
       labeller = labeller(Treat = my_facet_labels)) + 
  geom_jitter(width = 0.075, height = 0, pch = 16, size = 6) +
  facet_grid(Proj~Media, 
             labeller = labeller(Media = my_facet_labels, Proj = my_facet_labels)) + 
  labs(x = "Treatment", y = "Maximum Per Capita Growth Rate (/hr)") + theme_bw() + 
  scale_x_discrete(labels = c("Ancestor", "Control", "Global", "Local")) +
  theme(axis.title = element_text(size = 20), axis.text = element_text(size = 16),
        strip.text = element_text(size = 20))
dev.off()


## Isolate PCA with all variables ----
